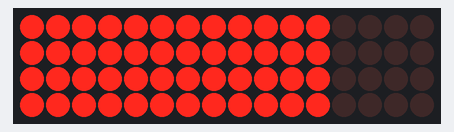
Bench run of a sketch on a simulated Arduino Uno, built with avr-gcc and run on an emulated ATmega328P. On the bench: 16×4 LED matrix. Wiring (inferred from the names in the program): LED cube drawn one layer per row (orientation assumed): layers A0, A1, A2, A3; columns pin 0, pin 1, pin 2, pin 3, pin 4, pin 5, pin 6, pin 7, pin 8, pin 9, pin 10, pin 11, pin 12, pin 13, A5, A4. Random numbers use the default seed unless the sketch sets one.

Above: at 16.88 s.
At 17.84 s:
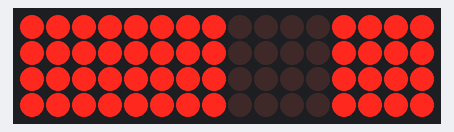
At 18.68 s:
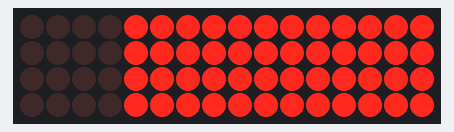
At 22.71 s:
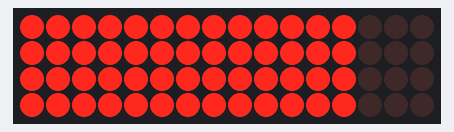
At 26.76 s:
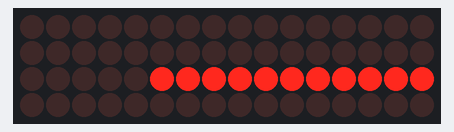
At 39.3 s:
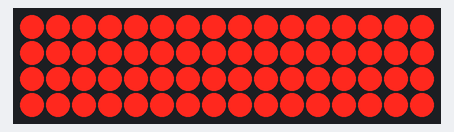

The sketch:

final-project.ino
```cpp
/*
        Project : 4x4x4 LED Cube
        Name : Jeehyuep Kwon
        Date : Dec 5 / 2018

  Columns - Pin number======================
    [1,1] = 0
    [1,2] = 1
    [1,3] = 2
    [1,4] = 3
    [2,1] = 4
    [2,2] = 5
    [2,3] = 6
    [2,4] = 7
    [3,1] = 8
    [3,2] = 9
    [3,3] = 10
    [3,4] = 11
    [4,1] = 12
    [4,2] = 13
    [4,3] = A5
    [4,4] = A4

  layer - Pin number =======================
  First layer  = A0
  Second layer = A1
  Third layer  = A2
  Fourth layer = A3
*/

//-------------------------Variables-------------------------
//initializing and declaring led columns
int column[16] = {0, 1, 2, 3, 4, 5, 6, 7, 8, 9, 10, 11, 12, 13, A5, A4};
//initializing and declaring led layers
int layer[4] = {A0, A1, A2, A3};

int time = 250;

//-------------------------setup---------------------------
void setup() {

  //setting rows to ouput
  for (int i = 0; i < 16; i++) {
    pinMode(column[i], OUTPUT);
  }
  //setting layers to output
  for (int i = 0; i < 4; i++) {
    pinMode(layer[i], OUTPUT);
  }
  //seeding random for random pattern
  randomSeed(analogRead(10));
}


//----------------------------Loop----------------------------
//------------------------------------------------------------
void loop() {

  turnEverythingOff();
  layerUpAndDown();
  flicker();
  layerUpAndDown2();
  columnLineUp();
  spiralUpAndDown();
  rain();
  columnRun();
  squareMovement();
  squareMovement();
  rainReverse();
  dispersion();

  delay(1000);
}

//----------------------------Function----------------------------
//----------------------------------------------------------------
//turn all off====================================================
void turnEverythingOff() {
  for (int i = 0; i < 16; i++) {
    digitalWrite(column[i], 1);
  }
  for (int i = 0; i < 4; i++) {
    digitalWrite(layer[i], 0);
  }
}

//turn all on====================================================
void turnEverythingOn() {

  for (int i = 0; i < 16; i++) {
    digitalWrite(column[i], 0);
  }
  //turning on layers
  for (int i = 0; i < 4; i++) {
    digitalWrite(layer[i], 1);
  }
}

//turn columns off====================================================
void turnColumnsOff() {

  for (int i = 0; i < 16; i++) {
    digitalWrite(column[i], 1);
  }
}

//layer Up and Down====================================================
void layerUpAndDown() {

  for (int count = 0; count < 3; count++) {
    turnEverythingOn();

    for (int i = 4; i != 0; i--) {
      digitalWrite(layer[i - 1], 0);
      delay(200);
    }

    for (int i = 4; i != 0; i--) {
      digitalWrite(layer[i - 1], 1);
      delay(200);
    }
    for (int i = 0; i < 4; i++) {
      digitalWrite(layer[i], 0);
      delay(200);
    }

    for (int i = 0; i < 4; i++) {
      digitalWrite(layer[i], 1);
      delay(200);
    }
  }
}
//layerUpAndDown2====================================================
void layerUpAndDown2() {

  for (int count = 0; count < 3; count++) {

    //vertical movement
    for (int i = 4; i != 0; i--) {
      digitalWrite(layer[i - 1], 1);
      for (int i = 0; i < 16; i++) {
        digitalWrite(column[i], 0);
      }
      delay(50);
      digitalWrite(layer[i - 1], 0);

      for (int i = 0; i < 16; i++) {
        digitalWrite(column[i], 1);
      }
      delay(50);
    }

    //reverse
    for (int i = 0; i < 4; i++) {
      digitalWrite(layer[i], 1);
      for (int i = 0; i < 16; i++) {
        digitalWrite(column[i], 0);
      }
      delay(50);
      digitalWrite(layer[i], 0);

      for (int i = 0; i < 16; i++) {
        digitalWrite(column[i], 1);
      }
      delay(50);
    }
  }


  for (int count = 0; count < 3; count++) {
    //side column move to side(first wall)
    for (int i = 0; i < 4; i++) {
      digitalWrite(layer[i], 1);
      digitalWrite(column[i], 0);
    }
    delay(150);
    for (int i = 0; i < 4; i++) {
      digitalWrite(column[i], 1);
    }

    //side column move to side(second wall)
    for (int i = 4; i < 8; i++) {
      digitalWrite(column[i], 0);
    }
    delay(150);
    for (int i = 4; i < 8; i++) {
      digitalWrite(column[i], 1);
    }

    //side column move to side(third wall)

    for (int i = 8; i < 12; i++) {
      digitalWrite(column[i], 0);
    }
    delay(150);
    for (int i = 8; i < 12; i++) {
      digitalWrite(column[i], 1);
    }
    //side column move to side(fourth wall)

    for (int i = 12; i < 16; i++) {
      digitalWrite(column[i], 0);
    }
    delay(150);
    for (int i = 12; i < 16; i++) {
      digitalWrite(column[i], 1);
    }
    //reverse
    for (int i = 16; i != 12; i--) {

      digitalWrite(column[i - 1], 0);
    }
    delay(150);
    for (int i = 16; i != 12; i--) {
      digitalWrite(column[i - 1], 1);
    }

    //side column move to side(second wall)
    for (int i = 12; i != 8; i--) {
      digitalWrite(column[i - 1], 0);
    }
    delay(150);
    for (int i = 12; i != 8; i--) {
      digitalWrite(column[i - 1], 1);
    }

    //side column move to side(third wall)

    for (int i = 8; i != 4; i--) {
      digitalWrite(column[i -1], 0);
    }
    delay(150);
    for (int i = 8; i != 4; i--) {
      digitalWrite(column[i - 1], 1);
    }
    //side column move to side(fourth wall)

    for (int i = 4; i != 0 ; i--) {
      digitalWrite(column[i - 1], 0);
    }
    delay(150);
    for (int i = 4; i != 0 ; i--) {
      digitalWrite(column[i - 1], 1);
    }
  }
  turnEverythingOff();
}

//flicker====================================================
void flicker() {

  for (int time = 200; time > 0; time -= 10) {
    turnEverythingOn();
    delay(time);
    turnEverythingOff();
    delay(time);
  }
}
//column line up====================================================
void columnLineUp() {

  //layer : turn on
  for (int i = 0; i < 4; i++) {
    digitalWrite(layer[i], 1);
  }
  //column 0 - 3 : turn on
  for (int i = 0; i < 4; i++) {
    digitalWrite(column[i], 0);
    delay(100);
  }

  //column 4 - 7 : turn on
  for (int i = 4; i < 8; i++) {
    digitalWrite(column[i], 0);
    delay(100);
  }

  //column 8 - 11 : turn on
  for (int i = 8; i < 12; i++) {
    digitalWrite(column[i], 0);
    delay(100);
  }
  //column 12 - 15 : turn on
  for (int i = 12; i < 16; i++) {
    digitalWrite(column[i], 0);
    delay(100);
  }

  //column 0 - 3 : turn off
  for (int i = 0; i < 4; i++) {
    digitalWrite(column[i], 1);
    delay(100);
  }

  //column 4 - 7 : turn off
  for (int i = 4; i < 8; i++) {
    digitalWrite(column[i], 1);
    delay(100);
  }

  //column 8 - 11 : turn off
  for (int i = 8; i < 12; i++) {
    digitalWrite(column[i], 1);
    delay(100);
  }
  //column 12 - 15 : turn off
  for (int i = 12; i < 16; i++) {
    digitalWrite(column[i], 1);
    delay(100);
  }
}

//spiral up and down====================================================
void spiralUpAndDown() {
  int time = 100;
  turnEverythingOff();
  //spiral first layer
  digitalWrite(layer[0], 1);
  digitalWrite(column[0], 0);
  delay(time);
  digitalWrite(column[4], 0);
  delay(time);
  digitalWrite(column[8], 0);
  delay(time);
  digitalWrite(column[12], 0);
  delay(time);
  digitalWrite(column[13], 0);
  delay(time);
  digitalWrite(column[14], 0);
  delay(time);
  digitalWrite(column[15], 0);
  delay(time);
  digitalWrite(column[11], 0);
  delay(time);
  digitalWrite(column[7], 0);
  delay(time);
  digitalWrite(column[3], 0);
  delay(time);
  digitalWrite(column[2], 0);
  delay(time);
  digitalWrite(column[1], 0);
  delay(time);
  digitalWrite(column[5], 0);
  delay(time);
  digitalWrite(column[9], 0);
  delay(time);
  digitalWrite(column[10], 0);
  delay(time);
  digitalWrite(column[6], 0);
  delay(time);
  turnEverythingOff();
  //spiral second layer
  digitalWrite(layer[1], 1);
  digitalWrite(column[5], 0);
  delay(time);
  digitalWrite(column[9], 0);
  delay(time);
  digitalWrite(column[10], 0);
  delay(time);
  digitalWrite(column[6], 0);
  delay(time);
  digitalWrite(column[2], 0);
  delay(time);
  digitalWrite(column[1], 0);
  delay(time);
  digitalWrite(column[0], 0);
  delay(time);
  digitalWrite(column[4], 0);
  delay(time);
  digitalWrite(column[8], 0);
  delay(time);
  digitalWrite(column[12], 0);
  delay(time);
  digitalWrite(column[13], 0);
  delay(time);
  digitalWrite(column[14], 0);
  delay(time);
  digitalWrite(column[15], 0);
  delay(time);
  digitalWrite(column[11], 0);
  delay(time);
  digitalWrite(column[7], 0);
  delay(time);
  digitalWrite(column[3], 0);
  delay(time);
  turnEverythingOff();
  //spiral third layer
  digitalWrite(layer[2], 1);
  digitalWrite(column[3], 0);
  delay(time);
  digitalWrite(column[2], 0);
  delay(time);
  digitalWrite(column[1], 0);
  delay(time);
  digitalWrite(column[0], 0);
  delay(time);
  digitalWrite(column[4], 0);
  delay(time);
  digitalWrite(column[2], 0);
  delay(time);
  digitalWrite(column[8], 0);
  delay(time);
  digitalWrite(column[12], 0);
  delay(time);
  digitalWrite(column[13], 0);
  delay(time);
  digitalWrite(column[14], 0);
  delay(time);
  digitalWrite(column[15], 0);
  delay(time);
  digitalWrite(column[11], 0);
  delay(time);
  digitalWrite(column[7], 0);
  delay(time);
  digitalWrite(column[6], 0);
  delay(time);
  digitalWrite(column[5], 0);
  delay(time);
  digitalWrite(column[9], 0);
  delay(time);
  digitalWrite(column[10], 0);
  delay(time);

  turnEverythingOff();
  //spiral forth layer
  digitalWrite(layer[3], 1);
  digitalWrite(column[10], 0);
  delay(time);
  digitalWrite(column[6], 0);
  delay(time);
  digitalWrite(column[5], 0);
  delay(time);
  digitalWrite(column[9], 0);
  delay(time);
  digitalWrite(column[13], 0);
  delay(time);
  digitalWrite(column[14], 0);
  delay(time);
  digitalWrite(column[15], 0);
  delay(time);
  digitalWrite(column[11], 0);
  delay(time);
  digitalWrite(column[7], 0);
  delay(time);
  digitalWrite(column[3], 0);
  delay(time);
  digitalWrite(column[2], 0);
  delay(time);
  digitalWrite(column[1], 0);
  delay(time);
  digitalWrite(column[0], 0);
  delay(time);
  digitalWrite(column[4], 0);
  delay(time);
  digitalWrite(column[8], 0);
  delay(time);
  digitalWrite(column[12], 0);
  delay(time);
}

//rain====================================================
void rain() {
  turnEverythingOff();
  int time = 20;
  //count
  for (int count = 0; count < 30; count++) {
    int randomNumber = random(16);
    for (int i = 4; i != 0; i--) {
      digitalWrite(layer[i - 1], 1);
      for (int i = 4; i != 0; i--) {
        digitalWrite(column[randomNumber - 1], 0);
        delay(time);
        turnEverythingOff();
      }
    }
  }
}
//column run====================================================
void columnRun() {

  int time = 30;
  turnEverythingOff();

  for (int i = 0; i < 4; i++) {
    digitalWrite(layer[i], 1);
  }
  //column side1
  for (int count = 0; count < 15; count++) {
    for (int i = 0; i < 4; i++) {
      digitalWrite(column[i], 0);
      delay(time);
      digitalWrite(column[i], 1);
      delay(time);
    }
  }

  for (int count = 0; count < 15; count++) {
    for (int i = 4; i < 8; i++) {
      digitalWrite(column[i], 0);
      delay(time);
      digitalWrite(column[i], 1);
      delay(time);
    }
  }
  for (int count = 0; count < 15; count++) {
    for (int i = 8; i < 12; i++) {
      digitalWrite(column[i], 0);
      delay(time);
      digitalWrite(column[i], 1);
      delay(time);
    }
  }
  for (int count = 0; count < 15; count++) {
    for (int i = 12; i < 16; i++) {
      digitalWrite(column[i], 0);
      delay(time);
      digitalWrite(column[i], 1);
      delay(time);
    }
  }
  delay(800);
}
//square movement====================================================
void squareMovement() {
  int time = 300;
  turnEverythingOff();

  //square increment1
  for (int i = 0; i < 2; i++) {
    digitalWrite(layer[i], 1);
    for (int i = 0; i < 16; i++) {
      if (i == 0 || i == 1 || i == 4 || i == 5) {
        digitalWrite(column[i], 0);
      } else {
        digitalWrite(column[i], 1);
      }
    }
  }
  delay(time);

  for (int i = 0; i < 3; i++) {
    digitalWrite(layer[i], 1);
    for (int i = 0; i < 16; i++) {
      if (i == 0 || i == 1 || i == 2 || i == 4 || i == 6 || i == 8 || i == 9 || i == 10) {
        digitalWrite(column[i], 0);
      } else {
        digitalWrite(column[i], 1);
      }
    }
  }

  delay(time);

  for (int i = 0; i < 4; i++) {
    digitalWrite(layer[i], 1);
    for (int i = 0; i < 16; i++) {
      if (i != 5 && i != 6 && i != 9 && i != 10) {
        digitalWrite(column[i], 0);
      } else {
        digitalWrite(column[i], 1);
      }
    }
  }
  delay(time);

  turnEverythingOff();

  //square decrement1
  for (int i = 3; i != 0; i--) {
    digitalWrite(layer[i - 1], 1);
    for (int i = 0; i < 16; i++) {
      if ( i == 5 || i == 6 || i == 7 || i == 9 || i == 11 || i == 13 || i == 14 || i == 15) {
        digitalWrite(column[i], 0);
      } else {
        digitalWrite(column[i], 1);
      }
    }
  }
  delay(time);
  turnEverythingOff();
  for (int i = 2; i != 0; i--) {
    digitalWrite(layer[i - 1], 1);
    for (int i = 0; i < 16; i++) {
      if (i == 10 || i == 11 || i == 14 || i == 15) {
        digitalWrite(column[i], 0);
      } else {
        digitalWrite(column[i], 1);
      }
    }
  }
  delay(time);

  turnEverythingOff();
  //square increment2
  for (int i = 0; i < 2; i++) {
    digitalWrite(layer[i], 1);
    for (int i = 0; i < 16; i++) {
      if (i == 8 || i == 9 || i == 12 || i == 13) {
        digitalWrite(column[i], 0);
      } else {
        digitalWrite(column[i], 1);
      }
    }
  }
  delay(time);

  for (int i = 0; i < 3; i++) {
    digitalWrite(layer[i], 1);
    for (int i = 0; i < 16; i++) {
      if (i == 4 || i == 5 || i == 6 || i == 8 || i == 10 || i == 12 || i == 13 || i == 14) {
        digitalWrite(column[i], 0);
      } else {
        digitalWrite(column[i], 1);
      }
    }
  }

  delay(time);

  for (int i = 0; i < 4; i++) {
    digitalWrite(layer[i], 1);
    for (int i = 0; i < 16; i++) {
      if (i != 5 && i != 6 && i != 9 && i != 10) {
        digitalWrite(column[i], 0);
      } else {
        digitalWrite(column[i], 1);
      }
    }
  }
  delay(time);

  turnEverythingOff();

  //square decrement2
  for (int i = 3; i != 0; i--) {
    digitalWrite(layer[i - 1], 1);
    for (int i = 0; i < 16; i++) {
      if ( i == 1 || i == 2 || i == 3 || i == 5 || i == 7 || i == 9 || i == 10 || i == 11) {
        digitalWrite(column[i], 0);
      } else {
        digitalWrite(column[i], 1);
      }
    }
  }
  delay(time);
  turnEverythingOff();
  for (int i = 2; i != 0; i--) {
    digitalWrite(layer[i - 1], 1);
    for (int i = 0; i < 16; i++) {
      if (i == 2 || i == 3 || i == 6 || i == 7) {
        digitalWrite(column[i], 0);
      } else {
        digitalWrite(column[i], 1);
      }
    }
  }
  delay(time);
}
//rain reverse====================================================
void rainReverse() {
  turnEverythingOff();
  int time = 20;
  //count
  for (int count = 0; count < 80; count++) {
    int randomNumber = random(16);
    for (int i = 0; i < 4; i++) {
      digitalWrite(layer[i], 1);
      digitalWrite(column[randomNumber], 0);
      delay(time);
      turnEverythingOff();
    }
  }
}
//dispersion====================================================
void dispersion() {
  int randomNumberColumn;
  int randomNumberLayer;
  int time = 20;

  turnEverythingOff();
  for (int i = 0; i < 100; i++) {
    randomNumberColumn = random(16);
    randomNumberLayer = random(4);
    digitalWrite(layer[randomNumberLayer], 1);
    digitalWrite(column[randomNumberColumn], 0);
    delay(time);
    digitalWrite(layer[randomNumberLayer], 0);
    digitalWrite(column[randomNumberColumn], 1);
    delay(time);
  }

}
```
